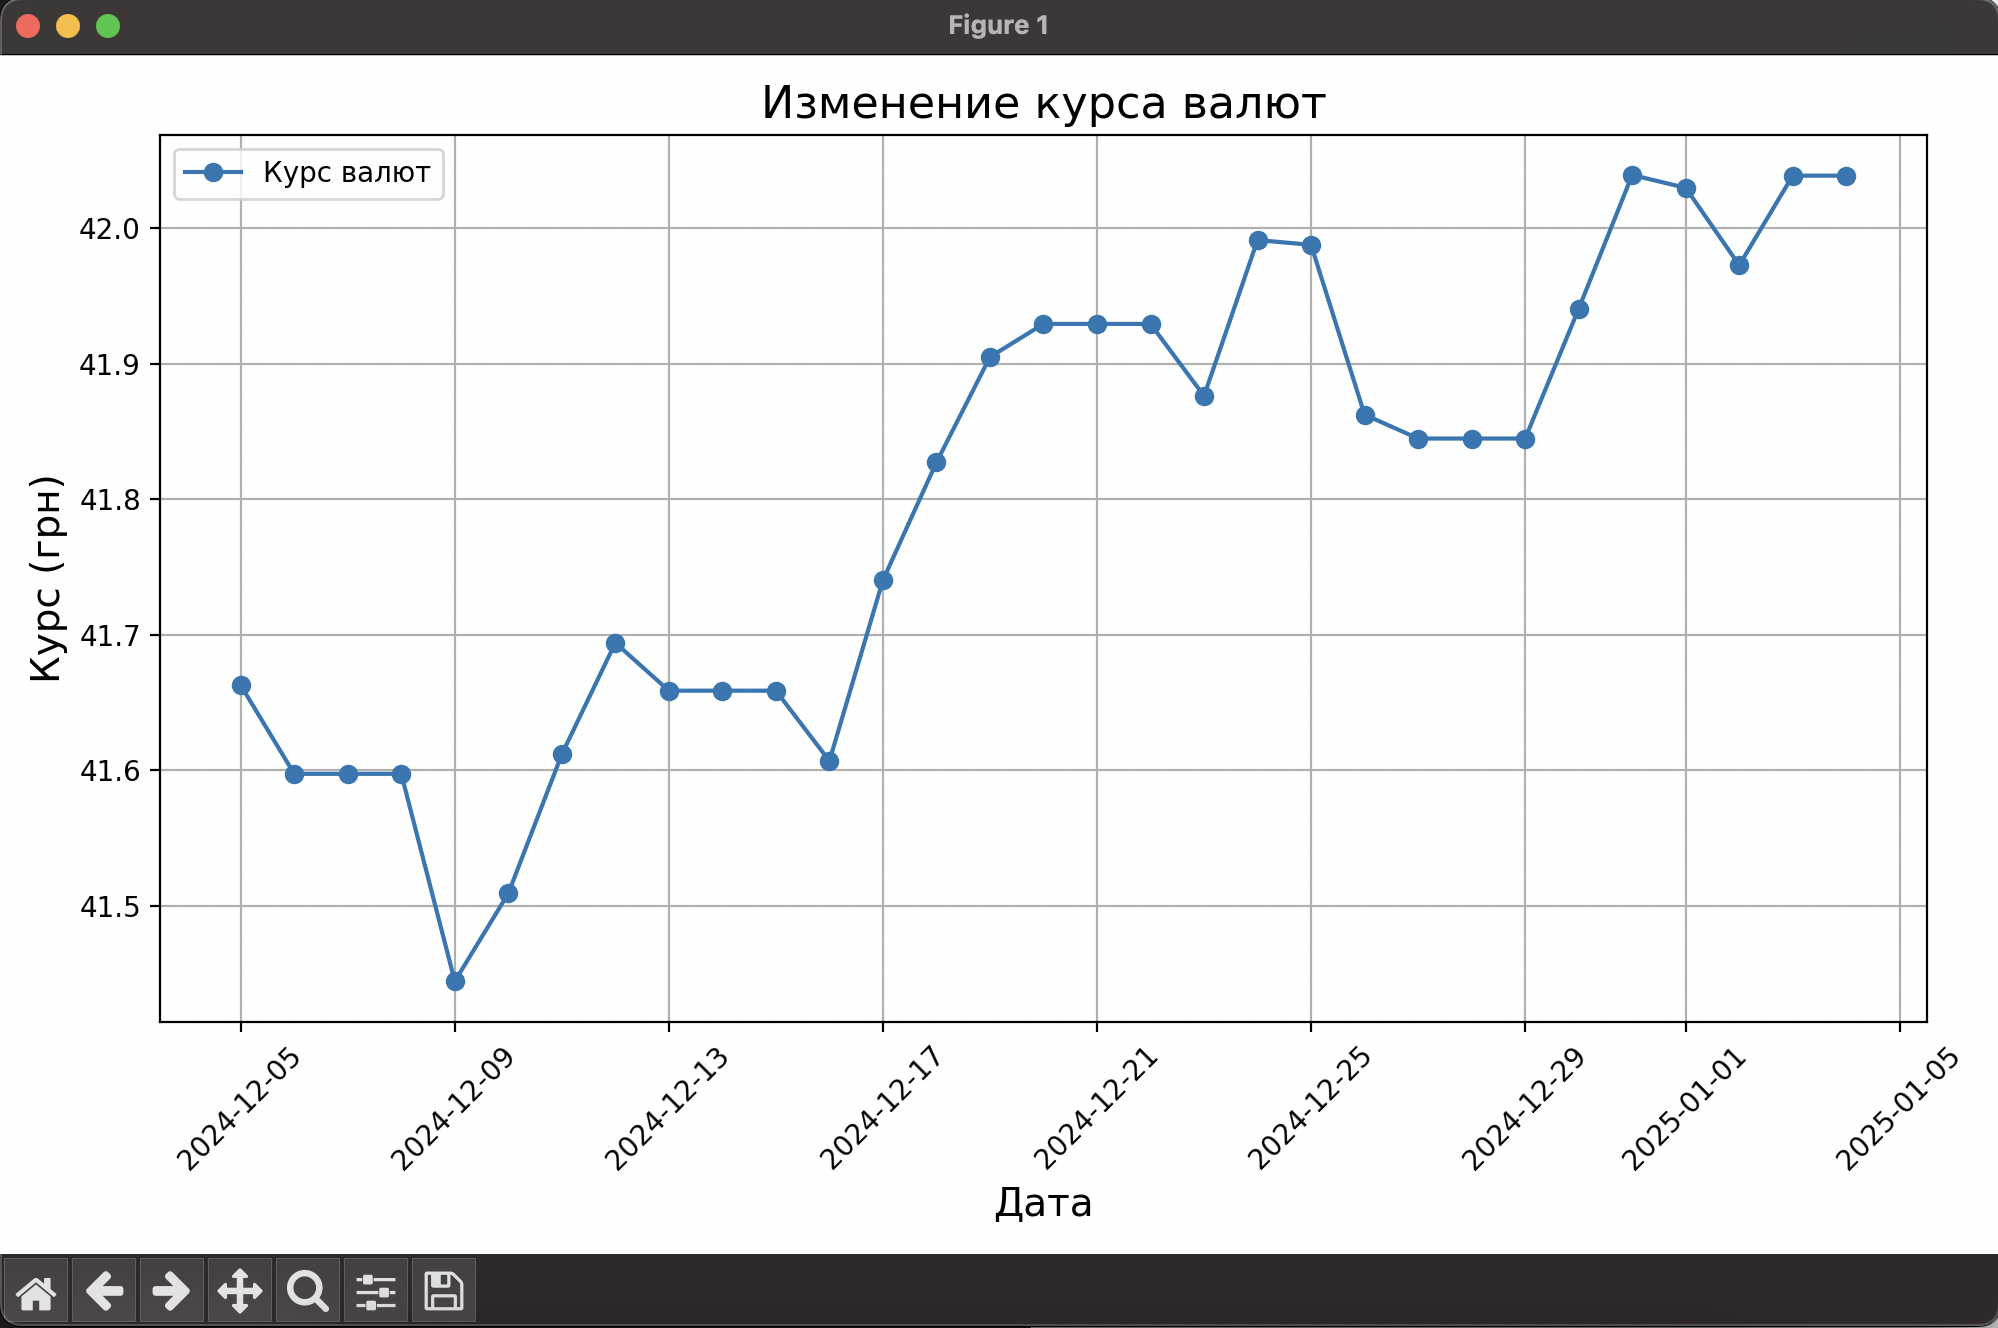

Write Python code to recreate this figure.
import requests
import matplotlib.pyplot as plt
from datetime import datetime, timedelta

def fetch_exchange_rates(start_date, end_date, currency_code="USD"):
    """Получить данные о курсах валют."""
    url = f"https://bank.gov.ua/NBU_Exchange/exchange_site?start={start_date}&end={end_date}&valcode={currency_code}&sort=exchangedate&order=asc&json"
    response = requests.get(url)
    if response.status_code == 200:
        return response.json()
    else:
        print("Ошибка при получении данных:", response.status_code)
        return []

def plot_exchange_rates(data):
    """Построить график изменения курса валют."""
    dates = [datetime.strptime(item["exchangedate"], "%d.%m.%Y") for item in data]
    rates = [item["rate"] for item in data]

    plt.figure(figsize=(10, 6))
    plt.plot(dates, rates, marker='o', linestyle='-', label="Курс валют")
    plt.title("Изменение курса валют", fontsize=16)
    plt.xlabel("Дата", fontsize=14)
    plt.ylabel("Курс (грн)", fontsize=14)
    plt.xticks(rotation=45)
    plt.grid(True)
    plt.legend()
    plt.tight_layout()
    plt.show()

if __name__ == "__main__":
    # Укажите диапазон дат
    end_date = datetime.now()
    start_date = end_date - timedelta(days=30)

    start_date_str = start_date.strftime("%Y%m%d")
    end_date_str = end_date.strftime("%Y%m%d")

    # Загрузка данных
    currency_code = input("Введите код валюты (например, USD): ").strip().upper()
    exchange_data = fetch_exchange_rates(start_date_str, end_date_str, currency_code)

    if exchange_data:
        # Построение графика
        plot_exchange_rates(exchange_data)
    else:
        print("Нет данных для построения графика.")
